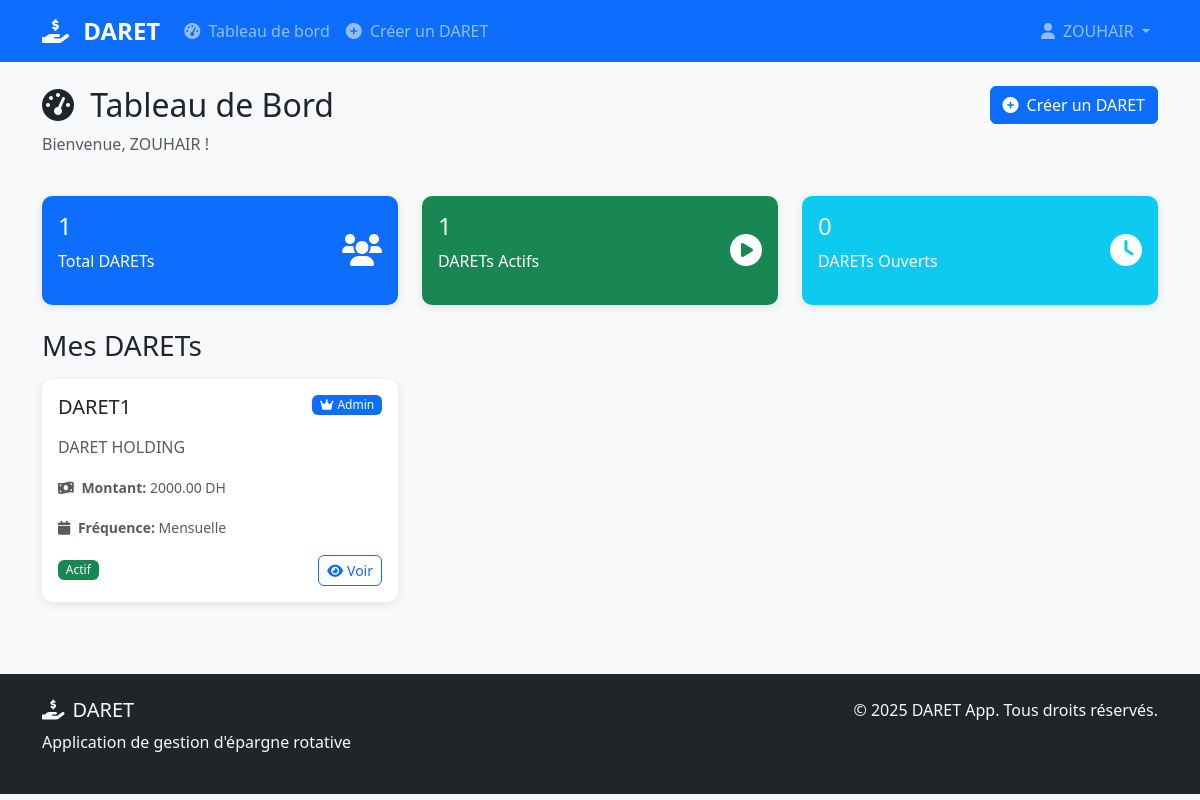
/dashboard.php (signed in), run on the app's committed database.
### tables this page shows
CREATE TABLE `daret_members` (
  `id` int(11) NOT NULL,
  `daret_id` int(11) NOT NULL,
  `user_id` int(11) NOT NULL,
  `join_date` timestamp NOT NULL DEFAULT current_timestamp(),
  `is_admin` tinyint(1) DEFAULT 0
);

CREATE TABLE `darets` (
  `id` int(11) NOT NULL,
  `name` varchar(100) NOT NULL,
  `description` text DEFAULT NULL,
  `amount` decimal(10,2) NOT NULL,
  `frequency` enum('weekly','monthly') NOT NULL,
  `max_members` int(11) NOT NULL,
  `created_by` int(11) NOT NULL,
  `status` enum('open','active','completed') DEFAULT 'open',
  `created_at` timestamp NOT NULL DEFAULT current_timestamp()
);

### includes/functions.php (called while the page is built, shortened)
<?php
function getUserDarets($pdo, $user_id) {
    $stmt = $pdo->prepare("SELECT d.*, dm.is_admin FROM darets d JOIN daret_members dm ON d.id = dm.daret_id WHERE dm.user_id = ? ORDER BY d.created_at DESC");
    $stmt->execute([$user_id]);
    return $stmt->fetchAll(PDO::FETCH_ASSOC);
}
?>

### dashboard.php (the view, shortened to what this page needs)
<?php
include 'includes/config.php';
include 'includes/functions.php';
$user_id = $_SESSION['user_id'];
$user_darets = getUserDarets($pdo, $user_id);
$stmt = $pdo->prepare("SELECT COUNT(*) as total_darets FROM daret_members WHERE user_id = ?");
$stmt->execute([$user_id]);
$total_darets = $stmt->fetch(PDO::FETCH_ASSOC)['total_darets'];
$stmt = $pdo->prepare("SELECT COUNT(*) as active_darets FROM daret_members dm JOIN darets d ON dm.daret_id = d.id WHERE dm.user_id = ? AND d.status = 'active'");
$stmt->execute([$user_id]);
$active_darets = $stmt->fetch(PDO::FETCH_ASSOC)['active_darets'];
?>
<?php include 'includes/header.php'; ?>
    <div class="container mt-4">
        <div class="row mb-4">
            <div class="col-md-8">
                <h2>
                    <i class="fas fa-tachometer-alt me-2"></i>
                    Tableau de Bord
                </h2>
                <p class="text-muted">Bienvenue, <?php echo htmlspecialchars($_SESSION['full_name']); ?>!</p>
            </div>
            <div class="col-md-4 text-end">
                <a href="create_daret.php" class="btn btn-primary">
                    <i class="fas fa-plus-circle me-2"></i>Créer un DARET
                </a>
            </div>
        </div>
        <div class="row mb-4">
            <div class="col-md-4">
                <div class="card bg-primary text-white">
                    <div class="card-body">
                        <div class="d-flex justify-content-between">
                            <div>
                                <h4><?php echo $total_darets; ?></h4>
                                <p>Total DARETs</p>
                            </div>
                            <div class="align-self-center">
                                <i class="fas fa-users fa-2x"></i>
                            </div>
                        </div>
                    </div>
                </div>
            </div>
            <div class="col-md-4">
                <div class="card bg-success text-white">
                    <div class="card-body">
                        <div class="d-flex justify-content-between">
                            <div>
                                <h4><?php echo $active_darets; ?></h4>
                                <p>DARETs Actifs</p>
                            </div>
                            <div class="align-self-center">
                                <i class="fas fa-play-circle fa-2x"></i>
                            </div>
                        </div>
                    </div>
                </div>
            </div>
            <div class="col-md-4">
                <div class="card bg-info text-white">
                    <div class="card-body">
                        <div class="d-flex justify-content-between">
                            <div>
                                <h4><?php echo $total_darets - $active_darets; ?></h4>
                                <p>DARETs Ouverts</p>
                            </div>
                            <div class="align-self-center">
                                <i class="fas fa-clock fa-2x"></i>
                            </div>
                        </div>
                    </div>
                </div>
            </div>
        </div>
        <h3 class="mb-3">Mes DARETs</h3>
        <div class="row" id="daretsList">
            <?php if (empty($user_darets)): ?>
                <div class="col-12">
                    <div class="card">
                        <div class="card-body text-center py-5">
                            <i class="fas fa-inbox fa-3x text-muted mb-3"></i>
                            <h4>Aucun DARET trouvé</h4>
                            <p class="text-muted">Vous n'êtes membre d'aucun DARET pour le moment.</p>
                            <a href="create_daret.php" class="btn btn-primary">
                                <i class="fas fa-plus-circle me-2"></i>Créer votre premier DARET
                            </a>
                        </div>
                    </div>
                </div>
            <?php else: ?>
                <?php foreach ($user_darets as $daret): ?>
                    <div class="col-md-6 col-lg-4 mb-4">
                        <div class="card h-100">
                            <div class="card-body">
                                <div class="d-flex justify-content-between align-items-start mb-2">
                                    <h5 class="card-title"><?php echo htmlspecialchars($daret['name']); ?></h5>
                                    <?php if ($daret['is_admin']): ?>
                                        <span class="badge bg-primary">
                                            <i class="fas fa-crown me-1"></i>Admin
                                        </span>
                                    <?php endif; ?>
                                </div>
                                <p class="card-text text-muted"><?php echo htmlspecialchars($daret['description']); ?></p>
                                <div class="mb-3">
                                    <small class="text-muted">
                                        <i class="fas fa-money-bill-wave me-1"></i>
                                        <strong>Montant:</strong> <?php echo $daret['amount']; ?> DH
                                    </small>
                                </div>
                                <div class="mb-3">
                                    <small class="text-muted">
                                        <i class="fas fa-calendar me-1"></i>
                                        <strong>Fréquence:</strong>
                                        <?php echo $daret['frequency'] == 'weekly' ? 'Hebdomadaire' : 'Mensuelle'; ?>
                                    </small>
                                </div>
                                <div class="d-flex justify-content-between align-items-center">
                                    <span class="badge bg-<?php echo $daret['status'] == 'open' ? 'warning' : ($daret['status'] == 'active' ? 'success' : 'secondary'); ?>">
                                        <?php echo $daret['status'] == 'open' ? 'Ouvert' : ($daret['status'] == 'active' ? 'Actif' : 'Terminé'); ?>
                                    </span>
                                    <a href="daret_details.php?id=<?php echo $daret['id']; ?>" class="btn btn-sm btn-outline-primary">
                                        <i class="fas fa-eye me-1"></i>Voir
                                    </a>
                                </div>
                            </div>
                        </div>
                    </div>
                <?php endforeach; ?>
            <?php endif; ?>
        </div>
    </div>
<?php include 'includes/footer.php'; ?>

### css/style.css (style rules this page uses)
:root { --primary-color: #0d6efd; --secondary-color: #6c757d; --success-color: #198754; --warning-color: #ffc107; --danger-color: #dc3545; }
body { background-color: #f8f9fa; font-family: 'Segoe UI', Tahoma, Geneva, Verdana, sans-serif; }
.card { box-shadow: 0 2px 10px rgba(0,0,0,0.1); border: none; border-radius: 10px; transition: transform 0.2s ease, box-shadow 0.2s ease; }
.btn { border-radius: 6px; font-weight: 500; }
.btn-primary { background-color: var(--primary-color); border-color: var(--primary-color); }
.badge { font-size: 0.75em; font-weight: 500; }
.fade-in { animation: fadeIn 0.5s ease-in; }

### data on the page
daret_members: daret.name "DARET1", is_admin 1 (drawn), daret.description "DARET HOLDING", daret.amount "2000.00"

### other printed values
$_SESSION['full_name'] "ZOUHAIR"
$total_darets "1"
$active_darets "1"
$total_darets - $active_darets "0"
